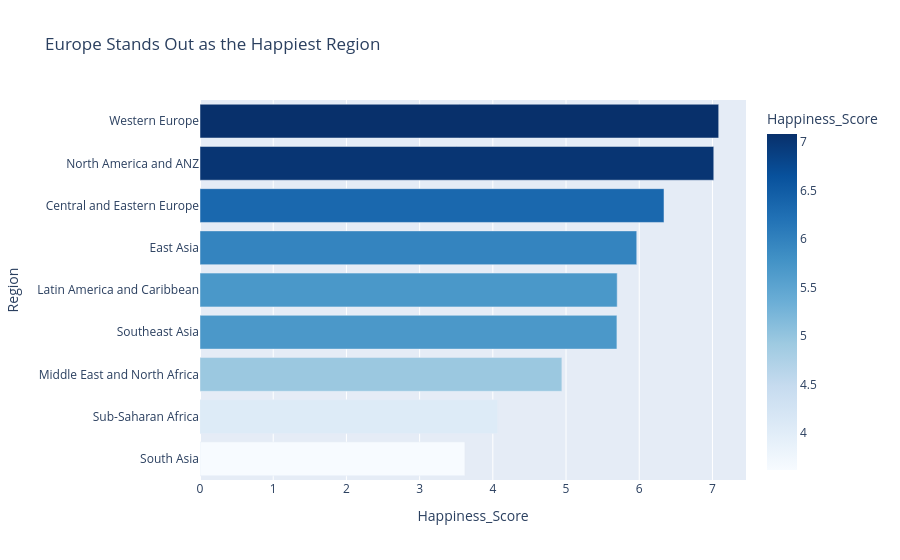

This figure's notebook cell:
### Markdown cell above
## Task 1 — Regional Comparison Bar Chart

What to build: A horizontal bar chart showing the average happiness score by region, sorted from highest to lowest.

Insight:Europe stands out as the happiest region due to higher living standards and strong social support systems.

### Code cell
# Task 1: Regional comparison bar chart

region_avg = (
    df.groupby('Region')['Happiness_Score']
    .mean()
    .reset_index()
    .sort_values('Happiness_Score')
)

fig = px.bar(
    region_avg,
    x='Happiness_Score',
    y='Region',
    orientation='h',
    title='Europe Stands Out as the Happiest Region',
    color='Happiness_Score',
    color_continuous_scale='Blues'
)

fig.show()
fig.write_image("task1_chart.png")

### Figure 1 — Plotly figure (JSON) as saved in the notebook; plotly's stock layout.template omitted (floating-point values rounded to 4 significant figures)
{"data": [{"hovertemplate": "Happiness_Score=%{marker.color}<br>Region=%{y}<extra></extra>", "legendgroup": "", "marker": {"color": [3.618, 4.065, 4.943, 5.695, 5.699, 5.966, 6.338, 7.018, 7.086], "coloraxis": "coloraxis", "pattern": {"shape": ""}}, "name": "", "orientation": "h", "showlegend": false, "textposition": "auto", "type": "bar", "x": [3.618, 4.065, 4.943, 5.695, 5.699, 5.966, 6.338, 7.018, 7.086], "xaxis": "x", "y": ["South Asia", "Sub-Saharan Africa", "Middle East and North Africa", "Southeast Asia", "Latin America and Caribbean", "East Asia", "Central and Eastern Europe", "North America and ANZ", "Western Europe"], "yaxis": "y"}], "layout": {"barmode": "relative", "coloraxis": {"colorbar": {"title": {"text": "Happiness_Score"}}, "colorscale": [[0, "rgb(247,251,255)"], [0.125, "rgb(222,235,247)"], [0.25, "rgb(198,219,239)"], [0.375, "rgb(158,202,225)"], [0.5, "rgb(107,174,214)"], [0.625, "rgb(66,146,198)"], [0.75, "rgb(33,113,181)"], [0.875, "rgb(8,81,156)"], [1, "rgb(8,48,107)"]]}, "legend": {"tracegroupgap": 0}, "title": {"text": "Europe Stands Out as the Happiest Region"}, "xaxis": {"anchor": "y", "domain": [0, 1], "title": {"text": "Happiness_Score"}}, "yaxis": {"anchor": "x", "domain": [0, 1], "title": {"text": "Region"}}}}
